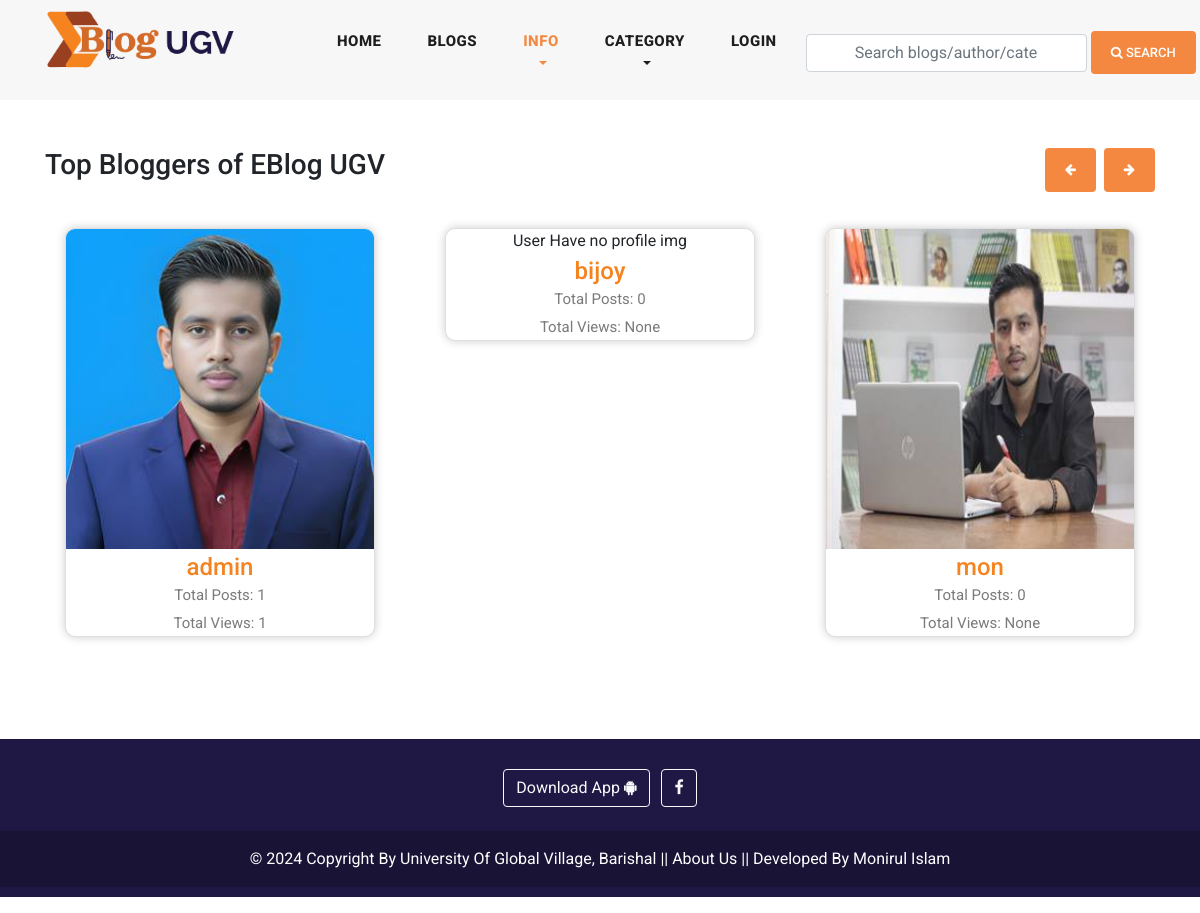
The app's page /top-bloggers/ with its own data.
### blog/models.py (models this page shows, shortened)
class Site(models.Model):
    header_logo = models.ImageField(upload_to="site_info")
    footer_logo = models.ImageField(upload_to="site_info")
    site_name = models.CharField(max_length=25)

### user_profile/models.py (models this page shows, shortened)
class User(AbstractUser):
    email = models.EmailField(
        max_length = 150,
        unique = True,
        error_messages={
            'unique':"The email must be unique for create ",
        }
    )
    profile_image = models.ImageField(
        null = True,
        blank = True,
        upload_to=UploadToPath('users_images'),
    )
    followers = models.ManyToManyField("Follow")
    REQUIRED_FIELDS = ["email"]
    objects = CustomUserManager()

### blog/views.py (the view)
# urls.py: path('top-bloggers/', top_bloggers_view, name='top_bloggers_view'),
def top_bloggers_view(request):
    top_bloggers = get_top_bloggers()
    context = {'top_bloggers': top_bloggers}
    return render(request, 'top_blogger_template.html', context)

### blog/context_processors.py (called while the page is built)
def get_all_categories(request):
    categories = Category.objects.all()[:20]
    category_counts = []
    for category in categories:
        blog_count = Blog.objects.filter(category=category).count()
        if blog_count > 0:  # Only include non-empty categories
            category_counts.append({'category': category, 'blog_count': blog_count})
    context = {
        "categories":categories,
        "category_counts": category_counts,
    }
    return context

def site_info(request):
    site = Site.objects.all()
    context = {
        "site":site,
    }
    return context

def ugv_ads(request):
    latest_ad = Ugv_Ad.objects.all()
    context =  {
        'latest_ad': latest_ad,
    }
    return context

### blog/views.py (called while the page is built)
def get_top_bloggers():
    top_bloggers = (
        User.objects.annotate(
            total_blogs=Count('user_blogs'),
            total_views=Sum('user_blogs__views')
        )
        .order_by('-total_views')[:30]
    )
    return top_bloggers

### user_profile/context_processors.py (called while the page is built, shortened)
def user_notifications(request):
    context = {}
    return context

### blog/templates/top_blogger_template.html (shortened to what this page needs)
{% extends 'base.html' %}
{% load static %}
{% block content %}
<section class="pt-5 ">
    <div class="container">
        <div class="row">
            <div class="col-6">
                <h3 class="mb-3">Top Bloggers of EBlog UGV </h3>
            </div>
            <div class="col-6 text-right">
                <a class="btn btn-primary mb-3 mr-1" href="#carouselExampleIndicators2" role="button" data-slide="prev">
                    <i class="fa fa-arrow-left"></i>
                </a>
                <a class="btn btn-primary mb-3 " href="#carouselExampleIndicators2" role="button" data-slide="next">
                    <i class="fa fa-arrow-right"></i>
                </a>
            </div>
            <div class="col-12">
                <div id="carouselExampleIndicators2" class="carousel slide" data-ride="carousel">
                    <div class="carousel-inner">
                        {% for blogger in top_bloggers %}
                            {% if forloop.first or forloop.counter0|divisibleby:3 %}
                                <div class="carousel-item{% if forloop.first %} active{% endif %}">
                                    <div class="row">
                            {% endif %}
                            <div class="col-md-4 mb-3 ">
                                <div class="card custom-shadow ">
                                    {% if blogger.profile_image %}
                                    <a href="{% url 'view_user_information' blogger.username %}">
                                            <img style="width: 100%; height:320px" class="img" alt="{{blogger.username}}" src="{{ blogger.profile_image.url }}">
                                    </a>
                                            {% else %}
                                            <span class="text-center">User Have no profile img</span>
                                        {% endif %}
                                    <div class="card-body text-center ">
                                        <a style="color: #F5831F;" href="{% url 'view_user_information' blogger.username %}">
                                        <h4 class="card-title">{{ blogger.username }}</h4>
                                        <p class="card-text">Total Posts: {{ blogger.total_blogs }}</p>
                                        <p class="card-text">Total Views: {{ blogger.total_views }}</p>
                                        </a>
                                    </div>
                                </div>
                            </div>
                            {% if forloop.counter|divisibleby:3 or forloop.last %}
                                    </div>
                                </div>
                            {% endif %}
                        {% endfor %}
                    </div>
                </div>
            </div>
        </div>
    </div>
</section>
{% endblock content %}

### blog/templates/header.html (shortened to what this page needs)
{% load static %}
<header class="">
    <nav class="navbar navbar-expand-lg">
        <div class="container">
            {% for site_instance in site %}
            <a class="navbar-brand" href="{% url 'home'  %}"><img style="width: 250px; height: 75px;" src="{{site_instance.header_logo.url}}" alt=""></a>
            {% endfor %}
        <div class="collapse navbar-collapse" id="navbarResponsive">
            <ul class="navbar-nav ml-auto">
            <li class="nav-item {% if request.path == '/' %}active{% endif %}">
                <a class="nav-link" href="{% url 'home' %}">Home
                </a>
            </li>
            <li class="nav-item {% if request.path == '/blogs/' %}active{% endif %}">
                <a class="nav-link" href="{% url 'blogs' %}">Blogs</a>
            </li>
            <li class="nav-item dropdown {% if '/top-bloggers/' in request.path %}active {% elif '/about/' in request.path %} active {% elif '/contact/' in request.path %} active {% endif %}  ">
                <a class="nav-link dropdown-toggle" href="#" id="navbarDropdown" role="button" data-toggle="dropdown" aria-haspopup="true" aria-expanded="false">
                  Info
                </a>
            </li>
            <li class="nav-item dropdown {% if '/category_blogs/' in request.path %} active {% endif %}">
                <a class="nav-link dropdown-toggle" href="#" id="navbarDropdown" role="button" data-toggle="dropdown" aria-haspopup="true" aria-expanded="false">
                  Category
                </a>
            </li>
            <li>
                {% if request.user.is_authenticated %}
                <li class="nav-item dropdown {% if '/profile/' in request.path %}active {% elif '/user_notifications/' in request.path %}active {% elif '/wishlist/' in request.path %}active {% elif '/line_chart/' in request.path %}active {% endif %} ">
                    <a class="nav-link dropdown-toggle" href="#" id="navbarDropdown" role="button" data-toggle="dropdown" aria-haspopup="true" aria-expanded="false">
                      {% if request.user.username %}
                      {{request.user.username}}
                      {% endif %}
                    </a>
                    <div class="dropdown-menu" aria-labelledby="navbarDropdown">
                      <a class="dropdown-item {% if '/profile/' in request.path %}active{% endif %}" href="{% url 'profile' %}"><i class="fa fa-user"></i> My Profile</a>
                      <a class="dropdown-item {% if '/user_notifications/' in request.path %}active{% endif %} " href="{% url 'user_notifications' %}"><i class="fa fa-bell"></i>
                        {% if unseen > 0 %}
                        Notifaction ({{unseen}})
                         {% else %}
                        Notification
                        {% endif %}
                        </a>
                      <a class="dropdown-item {% if '/line_chart/' in request.path %}active{% endif %}" href="{% url 'line_chart' %}"><i class="fa fa-history"></i> All Views</a>
                      <a class="dropdown-item {% if '/wishlist/' in request.path %}active{% endif %}" href="{% url 'wishlist' %}"><i class="fa fa-bookmark"></i> Saved Blogs</a>
                      <a class="dropdown-item {% if '/deleted_blogs/' in request.path %}active{% endif %}" href="{% url 'deleted_blogs' %}"><i class="fa fa-trash"></i> Deleted Blogs</a>
                      <a class="dropdown-item" href="{% url 'logout' %}"><i class="fa fa-sign-out" aria-hidden="true"></i> Logout</a>
                    </div>
                </li>
                {% else %}
                <li class="nav-item
                {% if request.path == '/login/' %}active{% endif %}">
                    <a class="nav-link" href="{% url 'login' %}">LOGIN</a>
                </li>
                {% endif %}
            </li>
            </ul>
            <form class="form-inline d-flex flex-nowrap my-2 ml-auto search_form" action="{% url 'search_blogs' %}" method="GET" >
                <input class="form-control px-5" name="search" type="text" placeholder="Search blogs/author/category/tags "  required>
                <button class="btn btn-primary ml-1"><i class="fa fa-search"></i> Search</button>
            </form>
        </div>
        </div>
    </nav>
</header>

### blog/templates/footer.html (shortened to what this page needs)
{% load static %}
{% for site in site %}
<div  class="container-fluid my-3 custom-container">
<footer class=" text-center text-white" style="background-color: #1F1844;">
  <div class="container-fluid p-3 pb-0">
    <section class="mb-1">
      <a class="btn btn-outline-light btn-floating m-1" href="#" role="button"
        >Download App  <i class="fa fa-android"></i
      ></a>
      <a class="btn btn-outline-light btn-floating m-1" href="https://www.facebook.com/ugvbarisal/" role="button"
        ><i class="fa fa-facebook-f"></i
      ></a>
    </section>
  </div>
  <div class="text-center p-3" style="background-color: rgba(0, 0, 0, 0.2);">
    <a  class="text-white" target="_blank" href="https://ugv.edu.bd/">© 2024 Copyright By University Of Global Village, Barishal</a> ||
    <a class="text-white"  href="{% url 'about' %}">About Us</a> ||
    <a class="text-white" target="_blank" href="https://www.facebook.com/moniruldevelopers"> Developed By Monirul Islam</a>
  </div>
</footer>
</div>
{% endfor %}

### blog/static/assets/css/templatemo-stand-blog.css (style rules this page uses)
body { font-family: 'Roboto', sans-serif; overflow-x: hidden; text-rendering: optimizeLegibility; -webkit-font-smoothing: antialiased; -moz-osx-font-smoothing: grayscale; }
p { margin-bottom: 0px; font-size: 15px; font-weight: 400; color: #7a7a7a; line-height: 30px; }
a { text-decoration: none!important; }
ul { padding: 0; margin: 0; list-style: none; }
h1,h2,h3,h4,h5,h6 { margin: 0px; }
header { z-index: 99999; width: 100%; height: 100px; background-color: #f7f7f7; -webkit-transition: all 0.3s ease-in-out 0s; -moz-transition: all 0.3s ease-in-out 0s; -o-transition: all 0.3s ease-in-out 0s; transition: all 0.3s ease-in-out 0s; }
header .navbar { padding: 16px 0px; }
.navbar .navbar-brand { float: left; margin-top: -12px; outline: none; }
#navbarResponsive { z-index: 999; }
.navbar-collapse { text-align: center; }
.navbar .navbar-nav .nav-item { margin: 0px 15px; }
.navbar .navbar-nav a.nav-link { text-transform: capitalize; font-size: 15px; font-weight: 800; text-transform: uppercase; letter-spacing: 0.5px; color: #1e1e1e; transition: all 0.3s; }
.navbar .navbar-nav .nav-link:hover, .navbar .navbar-nav .active>.nav-link, .navbar .navbar-nav .nav-link.active, .navbar .navbar-nav .nav-link.show, .navbar .navbar-nav .show>.nav-link { color: #f48840; }
footer { margin-top: 66px; text-align: center; background-color: #20232e; padding: 10px 0px; }

### blog/static/assets/css/main.css (style rules this page uses)
.btn-primary { display: inline-block; background-color: #f48840; color: #fff; font-size: 13px; font-weight: 500; padding: 12px 20px; text-transform: uppercase; transition: all .3s; border: none; outline: none; }
input, textarea { text-transform: none !important; }
.ml-auto, .mx-auto { margin-left: 3px!important; margin-right: 3px!important; }
.container-fluid { width: 100% !important; margin-right: auto !important; margin-left: auto !important; }
.custom-shadow { box-shadow: 0 4px 8px rgba(0, 0, 0, 0.1); position: relative; overflow: hidden; transition: box-shadow 0.3s ease-in-out; }
.card-body { position: relative; z-index: 2; padding: 0.25rem !important; }
.card-title { line-height: 1.2; margin-bottom: 5px; }
.card-text { line-height: 1.2; margin-bottom: 10px; }

### blog/templates/top_blogger_template.html (style rules this page uses)
.custom-shadow { box-shadow: 0px 0px 10px 0px rgba(0, 0, 0, 0.2); margin: 20px; border-radius: 10px; background-color: #fff; }

### blog/templates/footer.html (style rules this page uses)
.custom-container { padding-left: 0; padding-right: 0; }

### records on screen
Site: header_logo (picture)
User: profile_image (picture), username "admin", total_blogs "1", total_views "1"
User: profile_image "User Have no profile img", username "bijoy", total_blogs "0", total_views "None"
User: profile_image (picture), username "mon", total_blogs "0", total_views "None"
